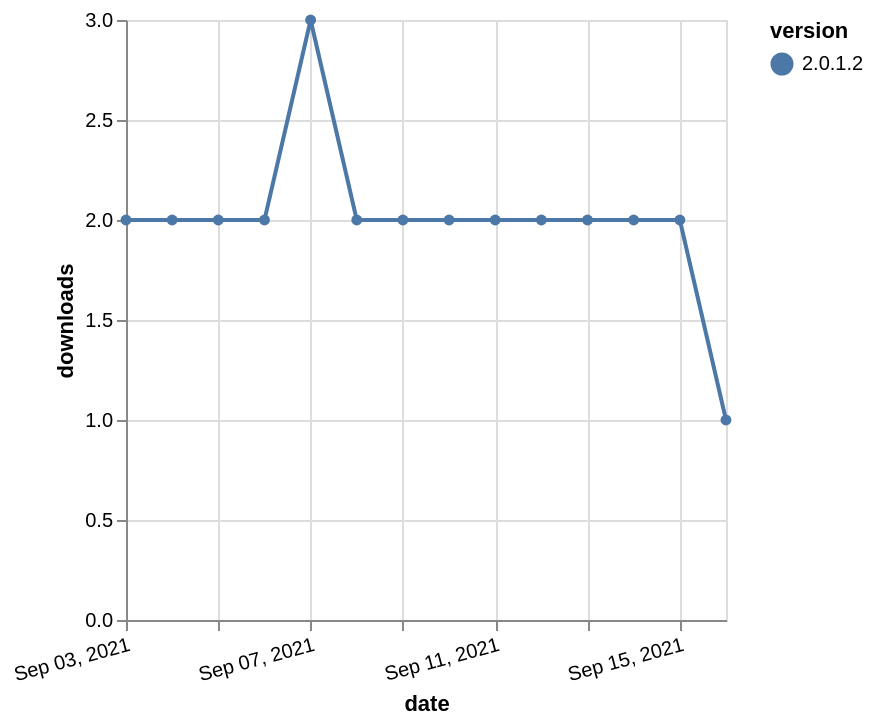

Write the Vega-Lite specification saved for this chart.
### Vega-Lite specification from a JSON file in a GitHub repository (floating-point values rounded to 4 significant figures)
{"$schema": "https://vega.github.io/schema/vega-lite/v5.json", "description": "A simple bar chart with embedded data.", "data": {"values": [{"date": "2021-09-03", "total": 2891, "delta": 2, "version": "2.0.1.2"}, {"date": "2021-09-04", "total": 2893, "delta": 2, "version": "2.0.1.2"}, {"date": "2021-09-05", "total": 2895, "delta": 2, "version": "2.0.1.2"}, {"date": "2021-09-06", "total": 2897, "delta": 2, "version": "2.0.1.2"}, {"date": "2021-09-07", "total": 2900, "delta": 3, "version": "2.0.1.2"}, {"date": "2021-09-08", "total": 2902, "delta": 2, "version": "2.0.1.2"}, {"date": "2021-09-09", "total": 2904, "delta": 2, "version": "2.0.1.2"}, {"date": "2021-09-10", "total": 2906, "delta": 2, "version": "2.0.1.2"}, {"date": "2021-09-11", "total": 2908, "delta": 2, "version": "2.0.1.2"}, {"date": "2021-09-12", "total": 2910, "delta": 2, "version": "2.0.1.2"}, {"date": "2021-09-13", "total": 2912, "delta": 2, "version": "2.0.1.2"}, {"date": "2021-09-14", "total": 2914, "delta": 2, "version": "2.0.1.2"}, {"date": "2021-09-15", "total": 2916, "delta": 2, "version": "2.0.1.2"}, {"date": "2021-09-16", "total": 2917, "delta": 1, "version": "2.0.1.2"}]}, "width": "container", "mark": {"type": "line", "point": {"filled": true}}, "encoding": {"x": {"field": "date", "type": "temporal", "timeUnit": "yearmonthdate", "title": "date", "axis": {"labelAngle": -15}}, "y": {"field": "delta", "type": "quantitative", "title": "downloads"}, "color": {"field": "version", "type": "nominal"}, "tooltip": {"field": "delta"}}}
